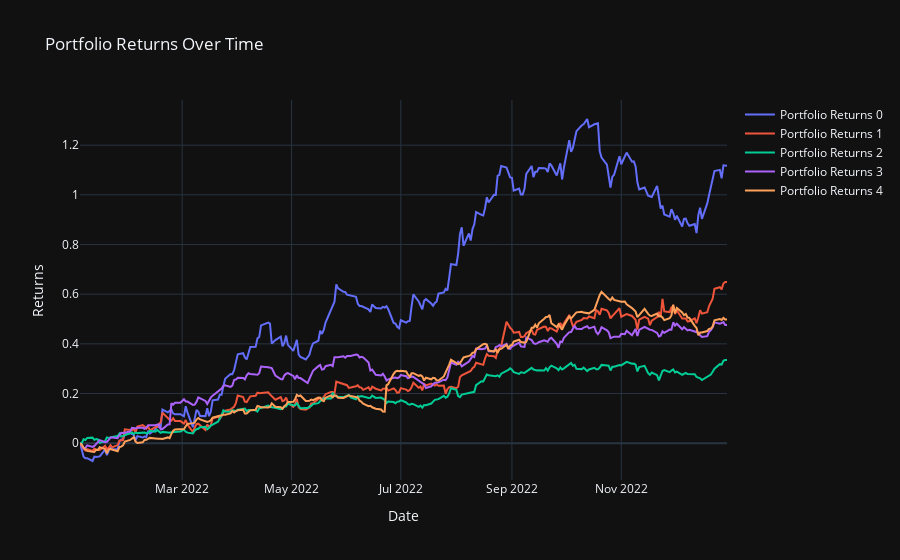

Notebook code cell kept with this figure:
### Code cell
import plotly.graph_objects as go
import ast

# Create the figure outside the loop
fig = go.Figure()

for i in range(5):
    result_dict = results.sort_values(by='best_score', ascending=False).iloc[i]['result_dict']
    result_dict = ast.literal_eval(result_dict)

    returns = portfolio_returns_sharpe(result_dict, sharpe_df, True, False)

    k_list = [k[:-3] for k in result_dict.keys()]
    stock_string = ""
    for stock in k_list:
        stock_string += stock + '| '
    
    print(f"Portfolio Returns {i} {stock_string} ")

    # Add a trace for each iteration
    fig.add_trace(go.Scatter(x=returns.index, y=returns.values, mode='lines', name=f'Portfolio Returns {i}'))

# Customize the layout
fig.update_layout(
    title='Portfolio Returns Over Time',
    xaxis=dict(title='Date'),
    yaxis=dict(title='Returns'),
    template='plotly_dark'
)

# Show the plot
fig.show()

### Figure 1 — Plotly figure (JSON) as saved in the notebook; plotly's stock layout.template omitted (floating-point values rounded to 4 significant figures; data arrays with more than 128 entries replaced by an {"elided": "..."} marker saying what was removed)
{"data": [{"mode": "lines", "name": "Portfolio Returns 0", "type": "scatter", "x": {"elided": "253 str values"}, "y": {"elided": "253 float values"}}, {"mode": "lines", "name": "Portfolio Returns 1", "type": "scatter", "x": {"elided": "253 str values"}, "y": {"elided": "253 float values"}}, {"mode": "lines", "name": "Portfolio Returns 2", "type": "scatter", "x": {"elided": "253 str values"}, "y": {"elided": "253 float values"}}, {"mode": "lines", "name": "Portfolio Returns 3", "type": "scatter", "x": {"elided": "253 str values"}, "y": {"elided": "253 float values"}}, {"mode": "lines", "name": "Portfolio Returns 4", "type": "scatter", "x": {"elided": "253 str values"}, "y": {"elided": "253 float values"}}], "layout": {"title": {"text": "Portfolio Returns Over Time"}, "xaxis": {"title": {"text": "Date"}}, "yaxis": {"title": {"text": "Returns"}}}}
